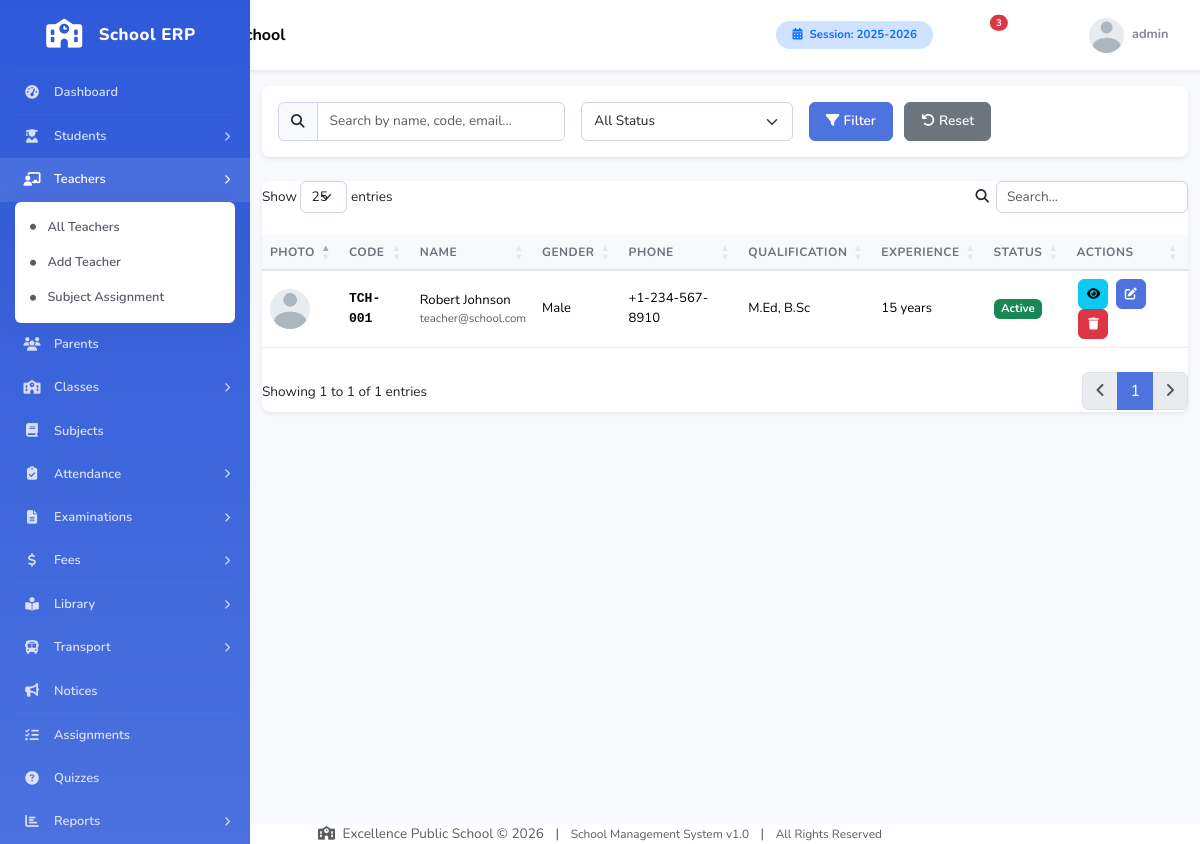
Page /modules/teachers/index.php (signed in) on the committed database.
### tables this page shows
CREATE TABLE IF NOT EXISTS school_info (
    school_id INT(11) NOT NULL AUTO_INCREMENT,
    school_name VARCHAR(255) NOT NULL,
    school_address TEXT,
    school_phone VARCHAR(50),
    school_email VARCHAR(100),
    school_website VARCHAR(100),
    school_logo VARCHAR(255) DEFAULT 'default_logo.png',
    principal_name VARCHAR(100),
    established_year YEAR,
    registration_number VARCHAR(100),
    academic_session VARCHAR(20) DEFAULT '2025-2026',
    session_start_date DATE,
    session_end_date DATE,
    currency_symbol VARCHAR(10) DEFAULT '$',
    timezone VARCHAR(50) DEFAULT 'UTC',
    theme_color VARCHAR(20) DEFAULT '#4e73df',
    sidebar_color VARCHAR(20) DEFAULT '#2e59d9',
    created_at TIMESTAMP DEFAULT CURRENT_TIMESTAMP,
    updated_at TIMESTAMP DEFAULT CURRENT_TIMESTAMP ON UPDATE CURRENT_TIMESTAMP,
    PRIMARY KEY (school_id)
);

CREATE TABLE IF NOT EXISTS teachers (
    teacher_id INT(11) NOT NULL AUTO_INCREMENT,
    user_id INT(11) NOT NULL,
    teacher_code VARCHAR(30) NOT NULL,
    first_name VARCHAR(50) NOT NULL,
    last_name VARCHAR(50) NOT NULL,
    gender ENUM('Male','Female','Other') NOT NULL,
    date_of_birth DATE,
    cnic VARCHAR(30),
    qualification VARCHAR(255),
    specialization VARCHAR(100),
    experience_years INT(11) DEFAULT 0,
    joining_date DATE,
    salary DECIMAL(12,2) DEFAULT 0.00,
    phone VARCHAR(20),
    email VARCHAR(100),
    address TEXT,
    city VARCHAR(50),
    state VARCHAR(50),
    zip_code VARCHAR(20),
    country VARCHAR(50),
    photo VARCHAR(255) DEFAULT 'default_teacher.png',
    biography TEXT,
    status ENUM('active','inactive','on_leave','retired') DEFAULT 'active',
    created_at TIMESTAMP DEFAULT CURRENT_TIMESTAMP,
    updated_at TIMESTAMP DEFAULT CURRENT_TIMESTAMP ON UPDATE CURRENT_TIMESTAMP,
    PRIMARY KEY (teacher_id),
    UNIQUE KEY uk_teacher_code (teacher_code),
    UNIQUE KEY uk_teacher_user (user_id),
    CONSTRAINT fk_teacher_user FOREIGN KEY (user_id) REFERENCES users(user_id) ON DELETE CASCADE
);

### includes/auth.php (called while the page is built, shortened)
<?php
function getCurrentUserId() {
    return $_SESSION['user_id'] ?? null;
}
function getCurrentUserRole() {
    return $_SESSION['role'] ?? null;
}
function getCurrentUserName() {
    return $_SESSION['username'] ?? 'Guest';
}
?>

### modules/teachers/index.php (the view, shortened to what this page needs)
<?php
require_once '../../includes/auth.php';
require_once '../../includes/functions.php';
$search = isset($_GET['search']) ? sanitize($_GET['search']) : '';
$where = "1=1";
$sql = "SELECT t.* FROM teachers t WHERE $where ORDER BY t.created_at DESC";
$stmt = $conn->prepare($sql);
$stmt->execute();
$teachers = $stmt->get_result();
include '../../includes/header.php';
?>
<div id="wrapper">
    <?php include '../../includes/sidebar.php'; ?>
    <div id="content-wrapper" class="d-flex flex-column">
        <?php include '../../includes/navbar.php'; ?>
        <div class="container-fluid py-4">
            <div class="d-sm-flex align-items-center justify-content-between mb-4">
                <h1 class="h3 mb-0 text-gray-800"><i class="fas fa-chalkboard-teacher me-2 text-primary"></i>All Teachers</h1>
                <a href="add.php" class="btn btn-primary"><i class="fas fa-plus me-2"></i>Add Teacher</a>
            </div>
            <div class="card shadow-sm mb-4">
                <div class="card-body">
                    <form method="GET" class="row g-3">
                        <div class="col-md-4">
                            <div class="input-group">
                                <span class="input-group-text"><i class="fas fa-search"></i></span>
                                <input type="text" class="form-control" name="search" value="<?php echo $search; ?>" placeholder="Search by name, code, email...">
                            </div>
                        </div>
                        <div class="col-md-3">
                            <select class="form-select" name="status" onchange="this.form.submit()">
                                <option value="">All Status</option>
                            </select>
                        </div>
                        <div class="col-md-3">
                            <button type="submit" class="btn btn-primary me-2"><i class="fas fa-filter me-1"></i>Filter</button>
                            <a href="index.php" class="btn btn-secondary"><i class="fas fa-undo me-1"></i>Reset</a>
                        </div>
                    </form>
                </div>
            </div>
            <div class="card shadow-sm">
                <div class="card-body p-0">
                    <div class="table-responsive">
                        <table class="table table-hover datatable mb-0">
                            <thead><tr><th>Photo</th><th>Code</th><th>Name</th><th>Gender</th><th>Phone</th><th>Qualification</th><th>Experience</th><th>Status</th><th>Actions</th></tr></thead>
                            <tbody>
                                <?php while($t=$teachers->fetch_assoc()): ?>
                                <tr>
                                    <td><img src="../../assets/uploads/teachers/<?php echo $t['photo']; ?>" class="rounded-circle" style="width:40px;height:40px;object-fit:cover;" onerror="this.src='../../assets/images/default-user.png'"></td>
                                    <td class="font-monospace fw-bold"><?php echo $t['teacher_code']; ?></td>
                                    <td><?php echo $t['first_name'].' '.$t['last_name']; ?><div class="small text-muted"><?php echo $t['email']; ?></div></td>
                                    <td><?php echo $t['gender']; ?></td>
                                    <td><?php echo $t['phone']; ?></td>
                                    <td><?php echo $t['qualification']; ?></td>
                                    <td><?php echo $t['experience_years']; ?> years</td>
                                    <td><?php echo getStatusBadge($t['status']); ?></td>
                                    <td>
                                        <a href="view.php?id=<?php echo $t['teacher_id']; ?>" class="btn btn-sm btn-info btn-action"><i class="fas fa-eye"></i></a>
                                        <a href="edit.php?id=<?php echo $t['teacher_id']; ?>" class="btn btn-sm btn-primary btn-action"><i class="fas fa-edit"></i></a>
                                        <a href="delete.php?id=<?php echo $t['teacher_id']; ?>" class="btn btn-sm btn-danger btn-action btn-delete"><i class="fas fa-trash"></i></a>
                                    </td>
                                </tr>
                                <?php endwhile; ?>
                            </tbody>
                        </table>
                    </div>
                </div>
            </div>
        </div>
    </div>
</div>
 <?php include '../../includes/footer.php'; ?>

### includes/navbar.php (shortened to what this page needs)
<?php
$role = getCurrentUserRole();
$userName = getCurrentUserName();
$notifications = getUnreadNotificationCount(getCurrentUserId());
$school = getSchoolInfo();
$schoolName = $school['school_name'] ?? SITE_NAME;
$profileImg = $_SESSION['profile_image'] ?? 'default.png';
?>
<nav class="navbar navbar-expand-lg navbar-light bg-white topbar shadow-sm fixed-top">
    <div class="container-fluid">
        <button class="btn btn-link rounded-circle me-3" id="sidebarToggle">
            <i class="fas fa-bars"></i>
        </button>
        <a class="navbar-brand d-none d-md-block" href="<?php echo BASE_URL; ?>dashboard.php">
            <i class="fas fa-school me-2 text-primary"></i>
            <span class="fw-bold"><?php echo htmlspecialchars($schoolName); ?></span>
        </a>
        <ul class="navbar-nav ms-auto align-items-center">
            <li class="nav-item d-none d-lg-block me-3">
                <span class="badge bg-primary-subtle text-primary px-3 py-2 rounded-pill">
                    <i class="fas fa-calendar-alt me-1"></i> Session: <?php echo getCurrentSession(); ?>
                </span>
            </li>
            <li class="nav-item dropdown me-3">
                <a class="nav-link position-relative" href="#" id="notificationDropdown" role="button" data-bs-toggle="dropdown" aria-expanded="false">
                    <?php if ($notifications > 0): ?>
                    <span class="position-absolute top-0 start-100 translate-middle badge rounded-pill bg-danger" style="font-size: 0.6rem;">
                        <?php echo $notifications; ?>
                    </span>
                    <?php endif; ?>
                </a>
            </li>
            <li class="nav-item dropdown me-3 d-none d-md-block">
                <a class="nav-link" href="#" id="quickLinksDropdown" role="button" data-bs-toggle="dropdown" aria-expanded="false">
                </a>
            </li>
            <li class="nav-item dropdown">
                <a class="nav-link dropdown-toggle d-flex align-items-center" href="#" id="userDropdown" role="button" data-bs-toggle="dropdown" aria-expanded="false">
                    <img class="rounded-circle me-2" src="<?php echo BASE_URL; ?>assets/uploads/<?php echo ($role == 'teacher' ? 'teachers' : ($role == 'student' ? 'students' : 'logos')); ?>/<?php echo $profileImg; ?>"
                         alt="Profile" style="width:35px;height:35px;object-fit:cover;"
                         onerror="this.src='<?php echo BASE_URL; ?>assets/images/default-user.png'">
                    <span class="d-none d-lg-inline small fw-bold text-gray-600"><?php echo htmlspecialchars($userName); ?></span>
                </a>
            </li>
        </ul>
    </div>
</nav>

### includes/functions.php (shortened to what this page needs)
<?php
require_once __DIR__ . '/../config/database.php';
function getCurrentSession() {
    global $conn;
    $result = $conn->query("SELECT academic_session FROM school_info LIMIT 1");
    if ($result && $result->num_rows > 0) {
        return $result->fetch_assoc()['academic_session'];
    }
    return date('Y') . '-' . (date('Y') + 1);
}
function getSchoolInfo() {
    global $conn;
    $result = $conn->query("SELECT * FROM school_info LIMIT 1");
    if ($result && $result->num_rows > 0) {
        return $result->fetch_assoc();
    }
    return null;
}
function getUnreadNotificationCount($user_id) {
    global $conn;
    $stmt = $conn->prepare("SELECT COUNT(*) as count FROM notifications WHERE user_id = ? AND is_read = 0");
    $stmt->bind_param("i", $user_id);
    $stmt->execute();
    return $stmt->get_result()->fetch_assoc()['count'] ?? 0;
}
function getStatusBadge($status) {
    $badges = [
        'active' => 'badge bg-success',
        'inactive' => 'badge bg-secondary',
        'Present' => 'badge bg-success',
        'Absent' => 'badge bg-danger',
        'Late' => 'badge bg-warning',
        'Half Day' => 'badge bg-info',
        'On Leave' => 'badge bg-primary',
        'Paid' => 'badge bg-success',
        'Unpaid' => 'badge bg-danger',
        'Partial' => 'badge bg-warning',
        'Overdue' => 'badge bg-danger',
        'Pass' => 'badge bg-success',
        'Fail' => 'badge bg-danger',
        'Pending' => 'badge bg-warning',
        'Published' => 'badge bg-success',
        'Draft' => 'badge bg-secondary',
        'Closed' => 'badge bg-dark',
        'graduated' => 'badge bg-info',
        'transferred' => 'badge bg-primary',
        'suspended' => 'badge bg-danger'
    ];
    $class = $badges[$status] ?? 'badge bg-secondary';
    return '<span class="' . $class . '">' . ucfirst($status) . '</span>';
}
?>

### includes/footer.php (shortened to what this page needs)
<?php
$school = getSchoolInfo();
$schoolName = $school['school_name'] ?? SITE_NAME;
$year = date('Y');
?>
            <footer class="sticky-footer bg-white mt-4">
                <div class="container my-auto">
                    <div class="copyright text-center my-auto">
                        <span class="text-muted">
                            <i class="fas fa-school me-1"></i>
                            <?php echo htmlspecialchars($schoolName); ?> &copy; <?php echo $year; ?>
                            <span class="mx-2">|</span>
                            <span class="small">School Management System v<?php echo VERSION; ?></span>
                            <span class="mx-2">|</span>
                            <span class="small">All Rights Reserved</span>
                        </span>
                    </div>
                </div>
            </footer>
</body>
</html>

### assets/css/style.css (style rules this page uses)
* { margin: 0; padding: 0; box-sizing: border-box; }
body { font-family: 'Nunito', sans-serif; font-size: 0.85rem; color: #5a5c69; background-color: #f8f9fc; overflow-x: hidden; }
h1, h2, h3, h4, h5, h6 { font-family: 'Nunito', sans-serif; font-weight: 700; color: #4e5154; }
.text-gray-600 { color: #858796 !important; }
.text-gray-800 { color: #5a5c69 !important; }
#wrapper { display: flex; width: 100%; min-height: 100vh; }
#content-wrapper { flex: 1; margin-left: 250px; transition: all 0.3s ease; }
.nav-item { position: relative; }
.nav-item .nav-link { color: rgba(255,255,255,0.8); padding: 12px 20px; font-weight: 600; display: flex; align-items: center; transition: all 0.2s; }
.nav-item .nav-link span { font-size: 0.8rem; }
.topbar { height: 70px; box-shadow: 0 0.15rem 1.75rem rgba(58,59,69,0.1); z-index: 999; }
#sidebarToggle { color: #858796; font-size: 1.1rem; padding: 8px 12px; transition: all 0.2s; }
.navbar-brand { font-size: 1rem; font-weight: 800; }
.card { border: none; border-radius: 8px; box-shadow: 0 0.15rem 1.75rem rgba(58,59,69,0.05); transition: all 0.2s; }
.table { font-size: 0.82rem; color: #5a5c69; }
.table thead th { background: #f8f9fc; border-bottom: 2px solid #e3e6f0; font-weight: 700; font-size: 0.75rem; text-transform: uppercase; letter-spacing: 0.5px; color: #6e707e; white-space: nowrap; }
.table tbody td { vertical-align: middle; border-bottom: 1px solid #eaecf4; }
.form-control, .form-select { border: 1px solid #d1d3e2; border-radius: 6px; font-size: 0.85rem; padding: 0.5rem 0.75rem; }
.input-group-text { background: #f8f9fc; border-color: #d1d3e2; font-size: 0.85rem; }
.btn { font-size: 0.85rem; font-weight: 600; padding: 0.5rem 1rem; border-radius: 6px; transition: all 0.2s; }
.btn-sm { padding: 0.35rem 0.7rem; font-size: 0.78rem; }
.btn-primary { background: var(--primary-color, #4e73df); border-color: var(--primary-color, #4e73df); }
.btn-action { width: 30px; height: 30px; padding: 0; display: inline-flex; align-items: center; justify-content: center; border-radius: 6px; margin: 0 2px; font-size: 0.75rem; }
.badge { font-size: 0.72rem; font-weight: 700; padding: 0.35em 0.65em; border-radius: 6px; }
.card { animation: fadeIn 0.3s ease; }
.font-monospace { font-family: 'Courier New', monospace; }

### rows in the picture
school_info: school_name "Excellence Public School", academic_session "2025-2026"
teachers: teacher_code "TCH-001", first_name "Robert", last_name "Johnson", email "teacher@school.com", gender "Male", phone "+1-234-567-8910", qualification "M.Ed, B.Sc", experience_years "15", status "Active"

### other values in the picture
$menu['title'] "Dashboard"
$menu['title'] "Students"
$menu['title'] "Teachers"
$sub['title'] "All Teachers"
$sub['title'] "Add Teacher"
$sub['title'] "Subject Assignment"
$menu['title'] "Parents"
$menu['title'] "Classes"
$menu['title'] "Subjects"
$menu['title'] "Attendance"
$menu['title'] "Examinations"
$menu['title'] "Fees"
$menu['title'] "Library"
$menu['title'] "Transport"
$menu['title'] "Notices"
